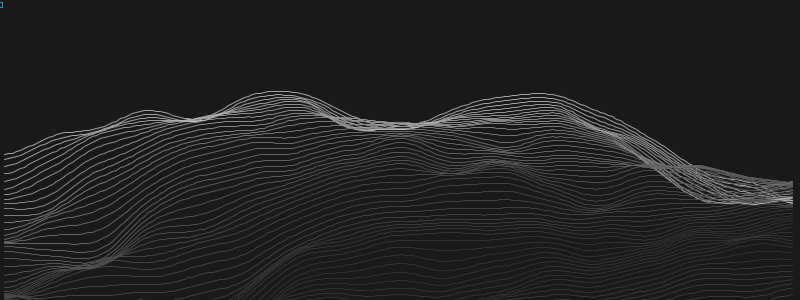
Frame 1 (no input)
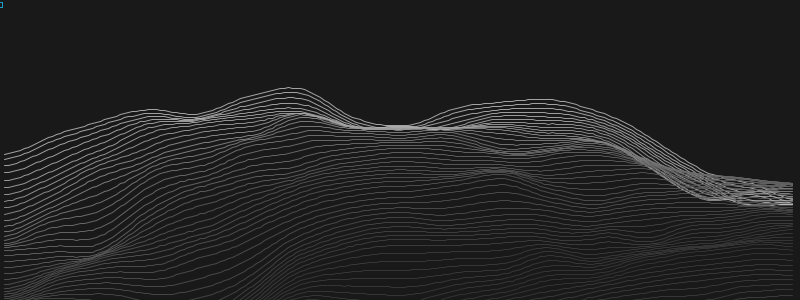
Frame 60 (the mouse pressed at the canvas centre just before this capture)
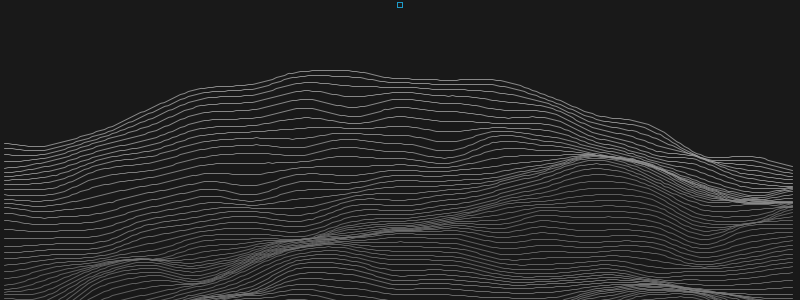
Frame 120 (the mouse held since frame 60 and released just before this capture)

The Processing sketch that drew these frames (run headless with seeded random() and noise(); from frame 60 on, the mouse is pressed at the canvas centre):

// Processing sketch: processing_17846
// ── processing_17846.pde

float nxScale;
float nyScale;
float n=0;
float t;
int w = 800;
int h = 300;

void setup(){
  size(800, 300);
  smooth();
}

void draw(){
  background(25);
  noFill();
  for(float j=0; j<h; j+=4){
    beginShape(POLYGON);
    for(float i=0; i<w; i+=4){
      nxScale = w/2;
      nyScale = h/2;
      n = noise(i/nxScale, j/nyScale, t/nxScale)*255;
      stroke(n, 200);      
      curveVertex(i, j+n);
    }
    endShape();
  }
  float mx = map(mouseX, 0, w, 0.5, 4);

  t+=mx;

  stroke(30, 155, 200);
  rectMode(CENTER);
  rect(mouseX, 5, 5, 5);
}
